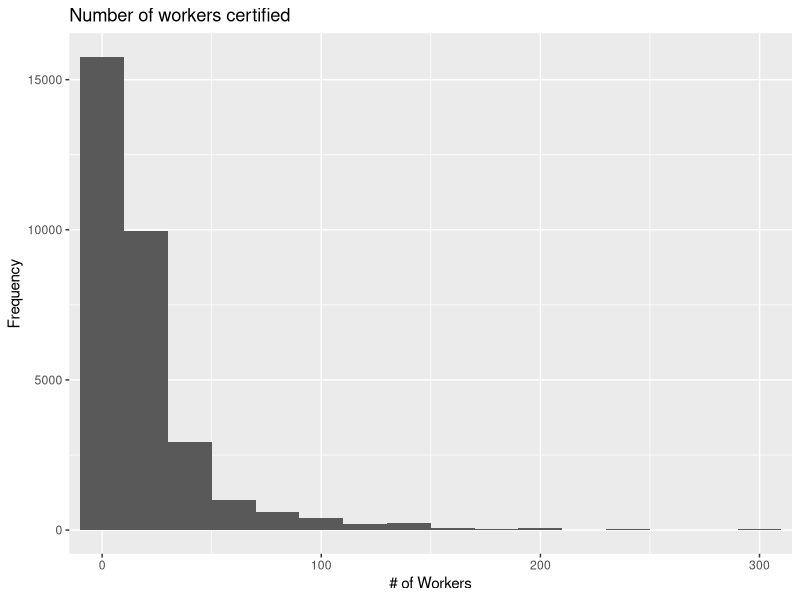
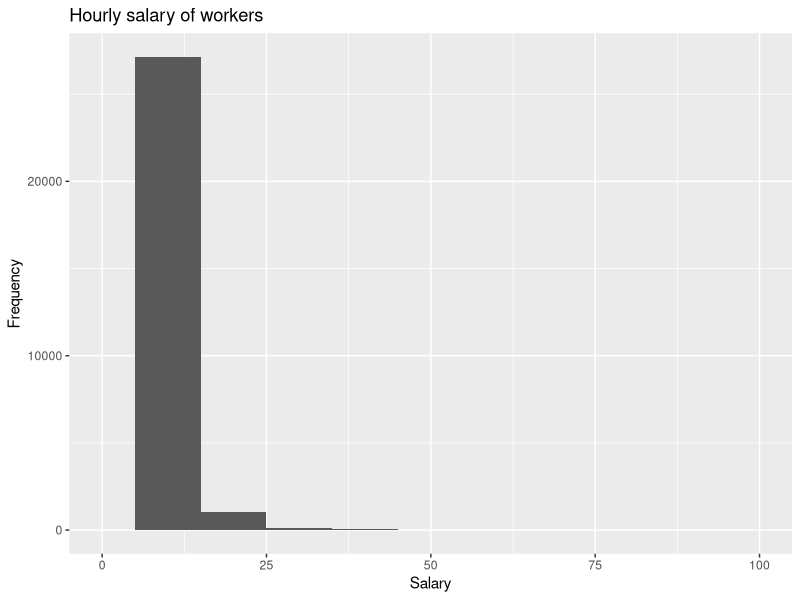

Generate these figures, in order, with R:
## ---- chunk 1
install.packages("tidyverse")
library(tidyverse)
library(readxl)
## ---- chunk 2
h2b <- read_csv("data/H-2B_FY2008.csv") %>%
  full_join(read_csv("data/H-2B_FY2009.csv")) %>%
  full_join(read_csv("data/H-2B_FY2010.csv")) %>%
  full_join(read_csv("data/H-2B_FY2011.csv")) %>%
  full_join(read_csv("data/H-2B_FY2012.csv")) 

h2b <- h2b %>%
  select(CASE_NO, DECISION_DATE, NPC_SUBMITTED_DATE, CASE_STATUS, ALIEN_WORK_STATE, CERTIFICATION_BEGIN_DATE, CERTIFICATION_END_DATE, EMPLOYER_CITY, EMPLOYER_STATE, EMPLOYER_POSTAL_CODE, AGENT_ATTORNEY_CITY, AGENT_ATTORNEY_STATE, JOB_TITLE, NBR_WORKERS_CERTIFIED, BASIC_RATE_OF_PAY, BASIC_UNIT_OF_PAY, DOT_OCCUPATIONAL_CODE, NBR_WORKERS_REQUESTED, DOT_NAME, SOC_CODE, SOC_NAME)
## ---- chunk 3
h2b %>%
  filter(!is.na(NBR_WORKERS_CERTIFIED)) %>%
  ggplot(mapping = aes(x = NBR_WORKERS_CERTIFIED)) +
  geom_histogram(binwidth = 20) +
  labs(title = "Number of workers certified", x = "# of Workers",
       y = "Frequency") +
  coord_cartesian(xlim = c(0, 300))
## ---- chunk 4
h2b %>%
  filter(BASIC_UNIT_OF_PAY == "HR" & !is.na(BASIC_RATE_OF_PAY)) %>%
  ggplot(mapping = aes(x = BASIC_RATE_OF_PAY)) +
  geom_histogram(binwidth = 10) +
  labs(title = "Hourly salary of workers", x = "Salary",
       y = "Frequency") +
  coord_cartesian(xlim = c(0, 100))
## ---- chunk 5
h2b %>%
  filter(BASIC_UNIT_OF_PAY == "HR" & 
           !is.na(BASIC_RATE_OF_PAY)) %>%
  filter(BASIC_RATE_OF_PAY < 1000) %>%
  group_by(CASE_STATUS) %>%
  summarise(min = min(BASIC_RATE_OF_PAY),
    q1 = quantile(BASIC_RATE_OF_PAY, 0.25),
    median = median(BASIC_RATE_OF_PAY),
    q3 = quantile(BASIC_RATE_OF_PAY, 0.75),
    mean = mean(BASIC_RATE_OF_PAY),
    sd = sd(BASIC_RATE_OF_PAY),
    max = max(BASIC_RATE_OF_PAY))
## ---- chunk 6
glimpse(h2b)
